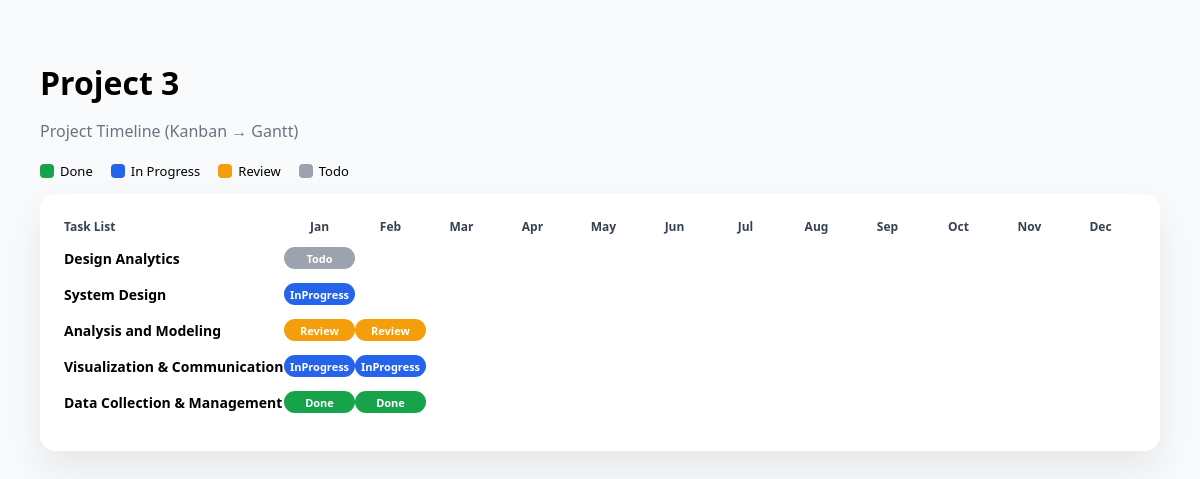
The app's page /gantt_from_kanban.php?project_id=10 with its own data.
### tables this page shows
CREATE TABLE `projects` (
  `project_id` int(11) NOT NULL,
  `title` varchar(200) DEFAULT NULL,
  `team_name` varchar(100) DEFAULT NULL,
  `total_members` int(11) DEFAULT NULL,
  `project_file` varchar(255) DEFAULT NULL,
  `submission_date` timestamp NULL DEFAULT current_timestamp(),
  `description` text DEFAULT NULL,
  `project_type` enum('Minor','Major') DEFAULT NULL,
  `student_id` int(11) DEFAULT NULL,
  `mentor_id` int(11) DEFAULT NULL,
  `requested_faculty_name` varchar(100) DEFAULT NULL,
  `mentorship_request_status` varchar(20) DEFAULT 'Pending',
  `mentorship_request_date` timestamp NULL DEFAULT current_timestamp(),
  `status` enum('Proposed','Approved','Rejected') DEFAULT 'Proposed',
  `team_size` int(11) DEFAULT NULL,
  `leader_name` varchar(100) DEFAULT NULL,
  `leader_roll_no` varchar(50) DEFAULT NULL,
  `leader_branch` enum('AI&DS','CS','IT','ME','CE','IP','EE','EC','MT') NOT NULL,
  `leader_semester` enum('I','II','III','IV','V','VI','VII','VIII') NOT NULL,
  `leader_email` varchar(100) DEFAULT NULL,
  `leader_phone` varchar(20) DEFAULT NULL,
  `leader_sem` varchar(20) DEFAULT NULL,
  `member1_name` varchar(100) DEFAULT NULL,
  `member1_roll_no` varchar(50) DEFAULT NULL,
  `member1_branch` enum('AI&DS','CS','IT','ME','CE','IP','EE','EC','MT') DEFAULT NULL,
  `member1_email` varchar(100) DEFAULT NULL,
  `member1_phone` varchar(20) DEFAULT NULL,
  `member1_sem` enum('I','II','III','IV','V','VI','VII','VIII') DEFAULT NULL,
  `member2_name` varchar(100) DEFAULT NULL,
  `member2_roll_no` varchar(50) DEFAULT NULL,
  `member2_branch` enum('AI&DS','CS','IT','ME','CE','IP','EE','EC','MT') DEFAULT NULL,
  `member2_email` varchar(100) DEFAULT NULL,
  `member2_phone` varchar(20) DEFAULT NULL,
  `member2_sem` enum('I','II','III','IV','V','VI','VII','VIII') DEFAULT NULL,
  `member3_name` varchar(100) DEFAULT NULL,
  `member3_roll_no` varchar(50) DEFAULT NULL,
  `member3_branch` enum('AI&DS','CS','IT','ME','CE','IP','EE','EC','MT') DEFAULT NULL,
  `member3_email` varchar(100) DEFAULT NULL,
  `member3_phone` varchar(20) DEFAULT NULL,
  `member3_sem` enum('I','II','III','IV','V','VI','VII','VIII') DEFAULT NULL
);

CREATE TABLE `kanban` (
  `task_id` int(11) NOT NULL,
  `project_id` int(11) NOT NULL,
  `task_title` varchar(255) NOT NULL,
  `assigned_to` varchar(50) DEFAULT NULL,
  `priority` enum('Low','Medium','High') DEFAULT 'Medium',
  `due_date` date DEFAULT NULL,
  `status` enum('Todo','InProgress','Review','Done') DEFAULT 'Todo',
  `created_at` timestamp NOT NULL DEFAULT current_timestamp()
);

### gantt_from_kanban.php (the view, shortened to what this page needs)
<?php
include "db.php";
$project_id = (int)$_GET['project_id'];
$project = $conn->query(
    "SELECT title FROM projects WHERE project_id=$project_id"
)->fetch_assoc();
$res = $conn->query("
    SELECT task_title, status, created_at, due_date
    FROM kanban
    WHERE project_id = $project_id
    ORDER BY created_at
");
$tasks = [];
while ($row = $res->fetch_assoc()) {
    $start = new DateTime($row['created_at']);
    $end   = new DateTime($row['due_date'] ?? $row['created_at']);
    $tasks[] = [
        'name'   => $row['task_title'],
        'start'  => (int)$start->format('n'),
        'end'    => (int)$end->format('n'),
        'status' => $row['status']
    ];
}
?>
<!DOCTYPE html>
<html>
<head>
</head>
<body>
<h1><?= htmlspecialchars($project['title']) ?></h1>
<p class="subtitle">Project Timeline (Kanban → Gantt)</p>
<div class="legend">
    <span><i style="background:#16a34a"></i> Done</span>
    <span><i style="background:#2563eb"></i> In Progress</span>
    <span><i style="background:#f59e0b"></i> Review</span>
    <span><i style="background:#9ca3af"></i> Todo</span>
</div>
<div class="gantt">
<div class="header">
    <div>Task List</div>
    <?php
    $months = ['Jan','Feb','Mar','Apr','May','Jun','Jul','Aug','Sep','Oct','Nov','Dec'];
    foreach ($months as $m) echo "<div style='text-align:center'>$m</div>";
    ?>
</div>
<?php foreach ($tasks as $t): ?>
<div class="row">
    <div class="task"><?= htmlspecialchars($t['name']) ?></div>
    <?php for ($m=1; $m<=12; $m++): ?>
        <div class="cell">
            <?php if ($m >= $t['start'] && $m <= $t['end']): ?>
                <div class="bar
                    <?= $t['status']=='Done' ? 'done' :
                       ($t['status']=='Review' ? 'review' :
                       ($t['status']=='InProgress' ? 'progress' : 'todo')) ?>">
                    <?= $t['status'] ?>
                </div>
            <?php endif; ?>
        </div>
    <?php endfor; ?>
</div>
<?php endforeach; ?>
</div>
</body>
</html>

### gantt_from_kanban.php (style rules this page uses)
body { font-family:"Segoe UI",system-ui; background:#f8fafc; padding:32px; }
h1 { margin-bottom:4px; }
.subtitle { color:#6b7280; margin-bottom:20px; }
.legend { display:flex; gap:18px; margin-bottom:14px; font-size:13px; }
.legend span { display:flex; align-items:center; gap:6px; }
.legend i { width:14px; height:14px; border-radius:4px; }
.gantt { background:#fff; padding:24px; border-radius:16px; box-shadow:0 18px 40px rgba(0,0,0,.08); }
.header { display:grid; grid-template-columns:220px repeat(12,1fr); font-size:12px; font-weight:600; margin-bottom:12px; color:#374151; }
.row { display:grid; grid-template-columns:220px repeat(12,1fr); align-items:center; margin-bottom:14px; }
.task { font-weight:600; font-size:14px; }
.cell { height:22px; }
.bar { height:100%; border-radius:999px; font-size:11px; font-weight:600; display:flex; align-items:center; justify-content:center; color:#fff; }
.todo { background:#9ca3af; }
.progress { background:#2563eb; }
.review { background:#f59e0b; }
.done { background:#16a34a; }

### records on screen
projects: title "Project 3"
kanban: task_title "Design Analytics", status "Todo"
kanban: task_title "System Design", status "InProgress"
kanban: task_title "Analysis and Modeling", status "Review"
kanban: task_title "Visualization & Communication", status "InProgress"
kanban: task_title "Data Collection & Management", status "Done"

### other values on screen
$m "Jan"
$m "Feb"
$m "Mar"
$m "Apr"
$m "May"
$m "Jun"
$m "Jul"
$m "Aug"
$m "Sep"
$m "Oct"
$m "Nov"
$m "Dec"
